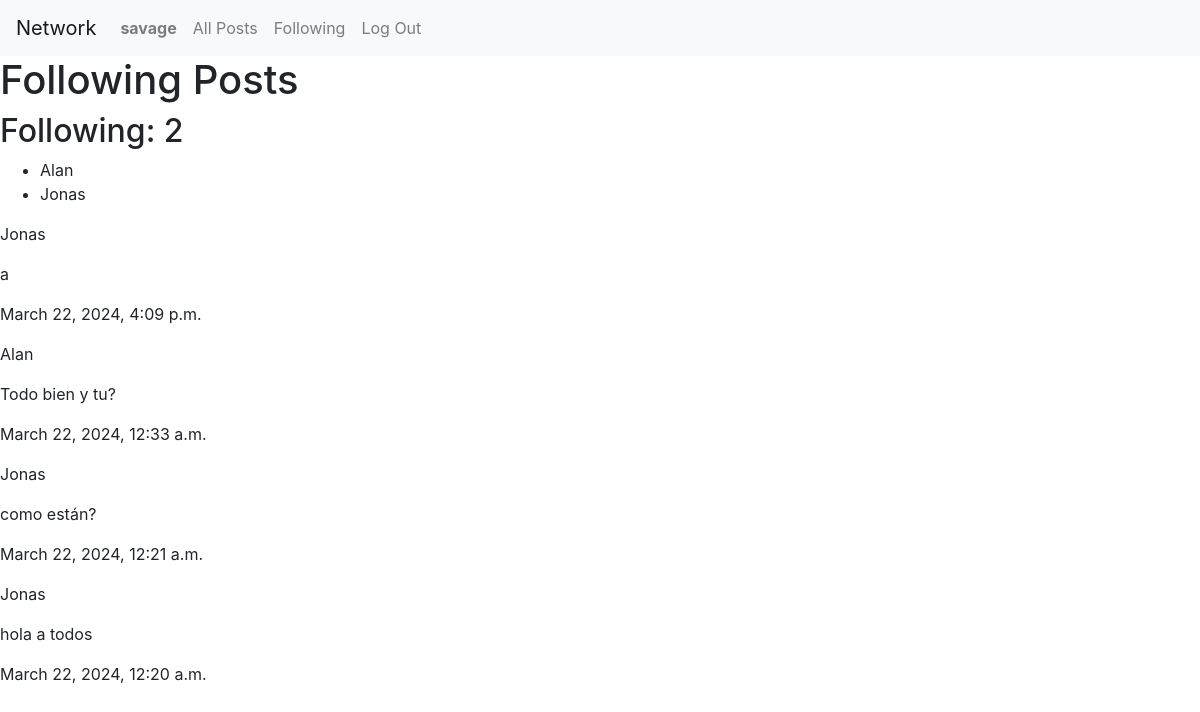
The app's page /following/ (signed in) with its own data.
### network/models.py (models this page shows, shortened)
class User(AbstractUser):
    followers = models.ManyToManyField('self', symmetrical=False, related_name='following')

class Post(models.Model):
    author = models.ForeignKey(User, on_delete=models.CASCADE, related_name='posts')
    content = models.TextField()
    created_at = models.DateTimeField(auto_now_add=True)
    likes = models.ManyToManyField(User, related_name='liked_posts', blank=True)
    dislikes = models.ManyToManyField(User, related_name='disliked_posts', blank=True)

### network/views.py (the view)
# urls.py: path("following/", views.following_posts, name="following_posts"),
@login_required
def following_posts(request):
    user = request.user
    following_posts = Post.objects.filter(author__in=user.following.all()).order_by('-created_at')
    followers = user.followers.all()
    following = user.following.all()
    followers_count = followers.count()
    following_count = following.count()
    return render(request, "network/following_posts.html", {
        'following_posts': following_posts,
        'followers': followers,
        'following': following,
        'followers_count': followers_count,
        'following_count': following_count,
    })

### network/templates/network/following_posts.html
{% extends "network/layout.html" %}
{% load static %}
{% block body %}
    <h1>Following Posts</h1>
    <div>
        <h2>Following: {{ following_count }}</h2>
        <ul>
            {% for followed in following %}
                <li>{{ followed.username }}</li>
            {% endfor %}
        </ul>
        {% for post in following_posts %}
            <div class="post">
                <p>{{ post.author.username }}</p>
                <p>{{ post.content }}</p>
                <p>{{ post.created_at }}</p>
            </div>
        {% empty %}
            <p>No posts from followed users.</p>
        {% endfor %}
    </div>
{% endblock %}

### network/templates/network/layout.html (shortened to what this page needs)
{% load static %}
<!DOCTYPE html>
<html lang="en">
    <head>
        <link rel="stylesheet" href="https://stackpath.bootstrapcdn.com/bootstrap/4.4.1/css/bootstrap.min.css">
        <link href="{% static 'network/styles.css' %}" rel="stylesheet">
    </head>
    <body>
        <nav class="navbar navbar-expand-lg navbar-light bg-light">
            <a class="navbar-brand" href="{% url 'index' %}">Network</a>
            <div>
              <ul class="navbar-nav mr-auto">
                {% if user.is_authenticated %}
                <li class="nav-item">
                    <a class="nav-link" href="{% url 'profile' %}"><strong>{{ user.username }}</strong></a>
                </li>
                {% endif %}
                <li class="nav-item">
                    <a class="nav-link" href="{% url 'index' %}">All Posts</a>
                </li>
                {% if user.is_authenticated %}
                <li class="nav-item">
                    <a class="nav-link" href="{% url 'following_posts' %}">Following</a>
                </li>
                    <li class="nav-item">
                        <a class="nav-link" href="{% url 'logout' %}">Log Out</a>
                    </li>
                {% endif %}
              </ul>
            </div>
          </nav>
        <div class="body">
            {% block body %}
            {% endblock %}
        </div>
    </body>
</html>

### records on screen
User: username "savage"
User: username "Alan"
User: username "Jonas"
Post: author.username "Jonas", content "a", created_at "March 22, 2024, 4:09 p.m."
Post: author.username "Alan", content "Todo bien y tu?", created_at "March 22, 2024, 12:33 a.m."
Post: author.username "Jonas", content "como están?", created_at "March 22, 2024, 12:21 a.m."
Post: author.username "Jonas", content "hola a todos", created_at "March 22, 2024, 12:20 a.m."

### other values on screen
{{ following_count }} "2"
